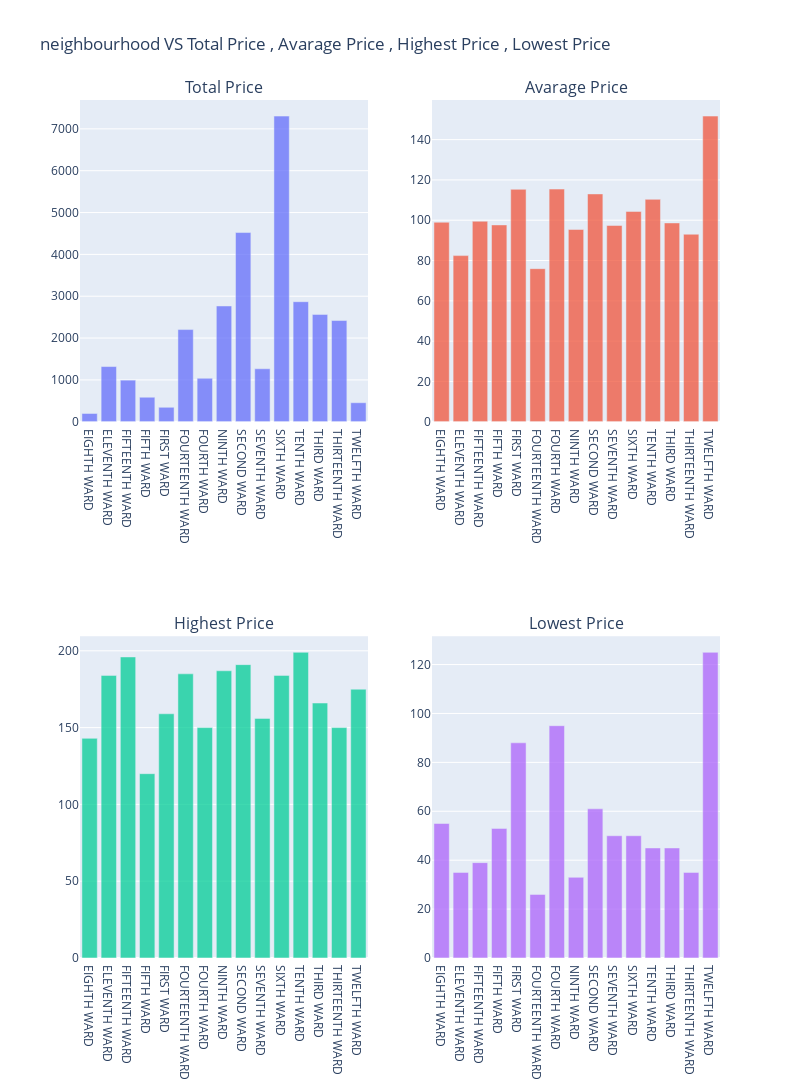

Notebook code cell kept with this figure:
### Markdown cell above
the Private room and Entire Home/apt has a highest price  in dataset <br>
and the shared room has the highest price within the lowest price <br>

### Code cell
plot_column_summary_statistics(column_summary_statistics(data_without_outliers , "neighbourhood" , "price"))

### Figure 1 — Plotly figure (JSON) as saved in the notebook; plotly's stock layout.template omitted (floating-point values rounded to 4 significant figures)
{"data": [{"name": "Total Price", "opacity": 0.75, "showlegend": false, "type": "bar", "x": ["EIGHTH WARD", "ELEVENTH WARD", "FIFTEENTH WARD", "FIFTH WARD", "FIRST WARD", "FOURTEENTH WARD", "FOURTH WARD", "NINTH WARD", "SECOND WARD", "SEVENTH WARD", "SIXTH WARD", "TENTH WARD", "THIRD WARD", "THIRTEENTH WARD", "TWELFTH WARD"], "xaxis": "x", "y": [198, 1319, 995, 586, 346, 2203, 1039, 2767, 4522, 1266, 7305, 2869, 2565, 2419, 455], "yaxis": "y"}, {"name": "Avarage Price", "opacity": 0.75, "showlegend": false, "type": "bar", "x": ["EIGHTH WARD", "ELEVENTH WARD", "FIFTEENTH WARD", "FIFTH WARD", "FIRST WARD", "FOURTEENTH WARD", "FOURTH WARD", "NINTH WARD", "SECOND WARD", "SEVENTH WARD", "SIXTH WARD", "TENTH WARD", "THIRD WARD", "THIRTEENTH WARD", "TWELFTH WARD"], "xaxis": "x2", "y": [99, 82.44, 99.5, 97.67, 115.3, 75.97, 115.4, 95.41, 113.0, 97.38, 104.4, 110.3, 98.65, 93.04, 151.7], "yaxis": "y2"}, {"name": "Highest Price", "opacity": 0.75, "showlegend": false, "type": "bar", "x": ["EIGHTH WARD", "ELEVENTH WARD", "FIFTEENTH WARD", "FIFTH WARD", "FIRST WARD", "FOURTEENTH WARD", "FOURTH WARD", "NINTH WARD", "SECOND WARD", "SEVENTH WARD", "SIXTH WARD", "TENTH WARD", "THIRD WARD", "THIRTEENTH WARD", "TWELFTH WARD"], "xaxis": "x3", "y": [143, 184, 196, 120, 159, 185, 150, 187, 191, 156, 184, 199, 166, 150, 175], "yaxis": "y3"}, {"name": "Lowest Price", "opacity": 0.75, "showlegend": false, "type": "bar", "x": ["EIGHTH WARD", "ELEVENTH WARD", "FIFTEENTH WARD", "FIFTH WARD", "FIRST WARD", "FOURTEENTH WARD", "FOURTH WARD", "NINTH WARD", "SECOND WARD", "SEVENTH WARD", "SIXTH WARD", "TENTH WARD", "THIRD WARD", "THIRTEENTH WARD", "TWELFTH WARD"], "xaxis": "x4", "y": [55, 35, 39, 53, 88, 26, 95, 33, 61, 50, 50, 45, 45, 35, 125], "yaxis": "y4"}], "layout": {"annotations": [{"font": {"size": 16}, "showarrow": false, "text": "Total Price", "x": 0.225, "xanchor": "center", "xref": "paper", "y": 1, "yanchor": "bottom", "yref": "paper"}, {"font": {"size": 16}, "showarrow": false, "text": "Avarage Price", "x": 0.775, "xanchor": "center", "xref": "paper", "y": 1, "yanchor": "bottom", "yref": "paper"}, {"font": {"size": 16}, "showarrow": false, "text": "Highest Price", "x": 0.225, "xanchor": "center", "xref": "paper", "y": 0.375, "yanchor": "bottom", "yref": "paper"}, {"font": {"size": 16}, "showarrow": false, "text": "Lowest Price", "x": 0.775, "xanchor": "center", "xref": "paper", "y": 0.375, "yanchor": "bottom", "yref": "paper"}], "height": 1200, "title": {"text": "neighbourhood VS Total Price , Avarage Price , Highest Price , Lowest Price"}, "width": 800, "xaxis": {"anchor": "y", "autorange": true, "domain": [0, 0.45], "range": [-0.5, 14.5], "type": "category"}, "xaxis2": {"anchor": "y2", "autorange": true, "domain": [0.55, 1], "range": [-0.5, 14.5], "type": "category"}, "xaxis3": {"anchor": "y3", "autorange": true, "domain": [0, 0.45], "range": [-0.5, 14.5], "type": "category"}, "xaxis4": {"anchor": "y4", "autorange": true, "domain": [0.55, 1], "range": [-0.5, 14.5], "type": "category"}, "yaxis": {"anchor": "x", "autorange": true, "domain": [0.625, 1], "range": [0, 7689.0], "type": "linear"}, "yaxis2": {"anchor": "x2", "autorange": true, "domain": [0.625, 1], "range": [0, 159.6], "type": "linear"}, "yaxis3": {"anchor": "x3", "autorange": true, "domain": [0, 0.375], "range": [0, 209.5], "type": "linear"}, "yaxis4": {"anchor": "x4", "autorange": true, "domain": [0, 0.375], "range": [0, 131.6], "type": "linear"}}}
